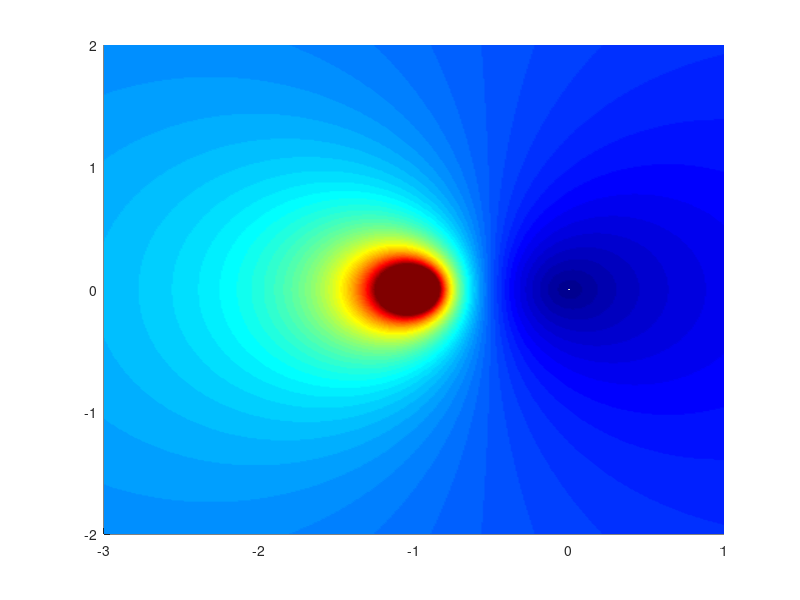

Recreate this plot in MATLAB.
res = 0.01; Mlimit = 5;
x = -3:res:1;
y = -2:res:2;
Mm = zeros(length(y),length(x));
for kx = 1:length(x)
    for ky = 1:length(y)
        L = x(kx) + y(ky)*1i;
        T = L/(1 + L);
        M = abs(T);
        if M > Mlimit , M = Mlimit;
        end
        Mm(ky,kx) = M;
    end
end
surf(x,y, Mm), shading INTERP, colormap('jet'), view(0,90)